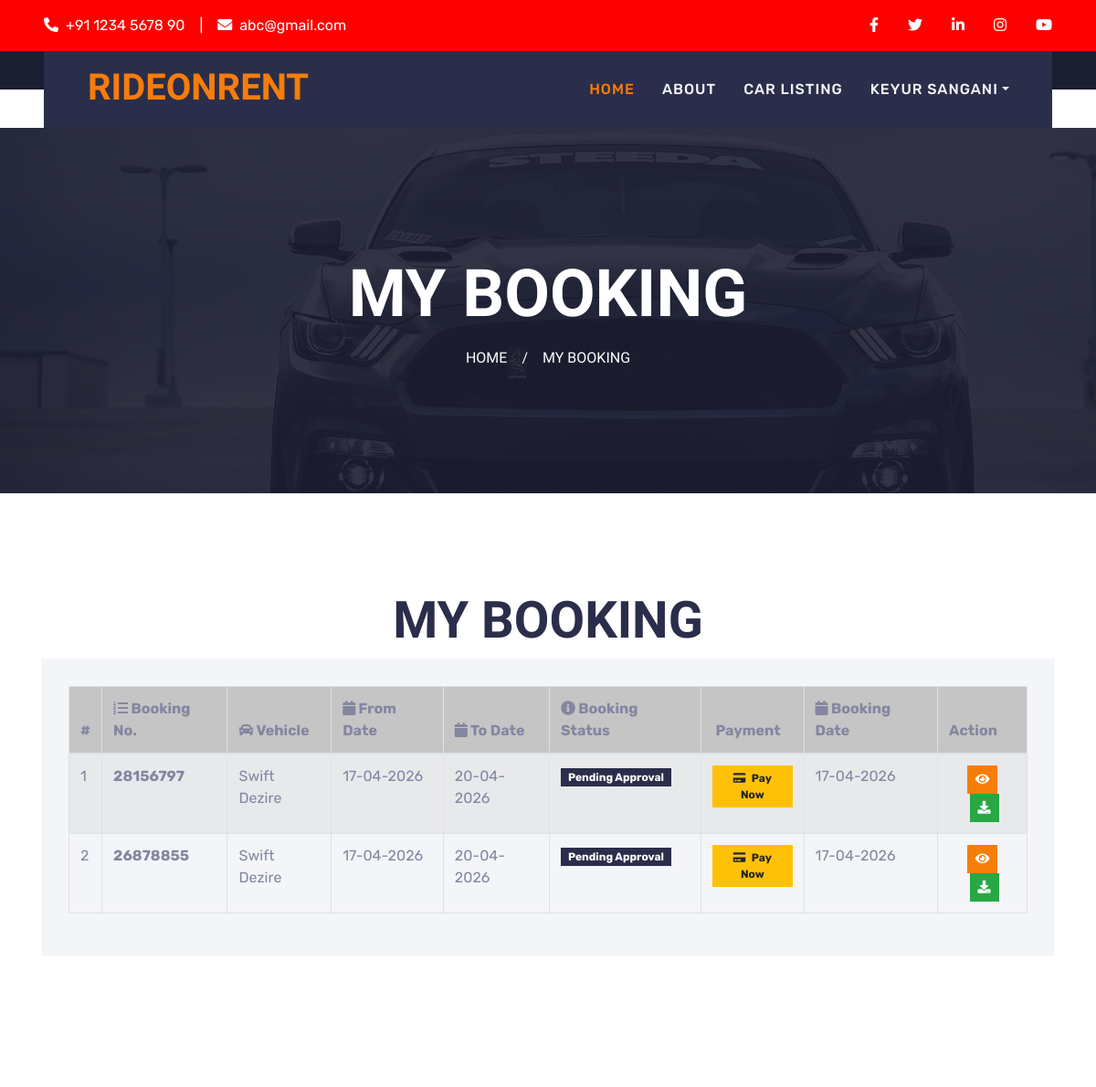
The page /myBooking (signed in, upper part) on the database as committed earlier.
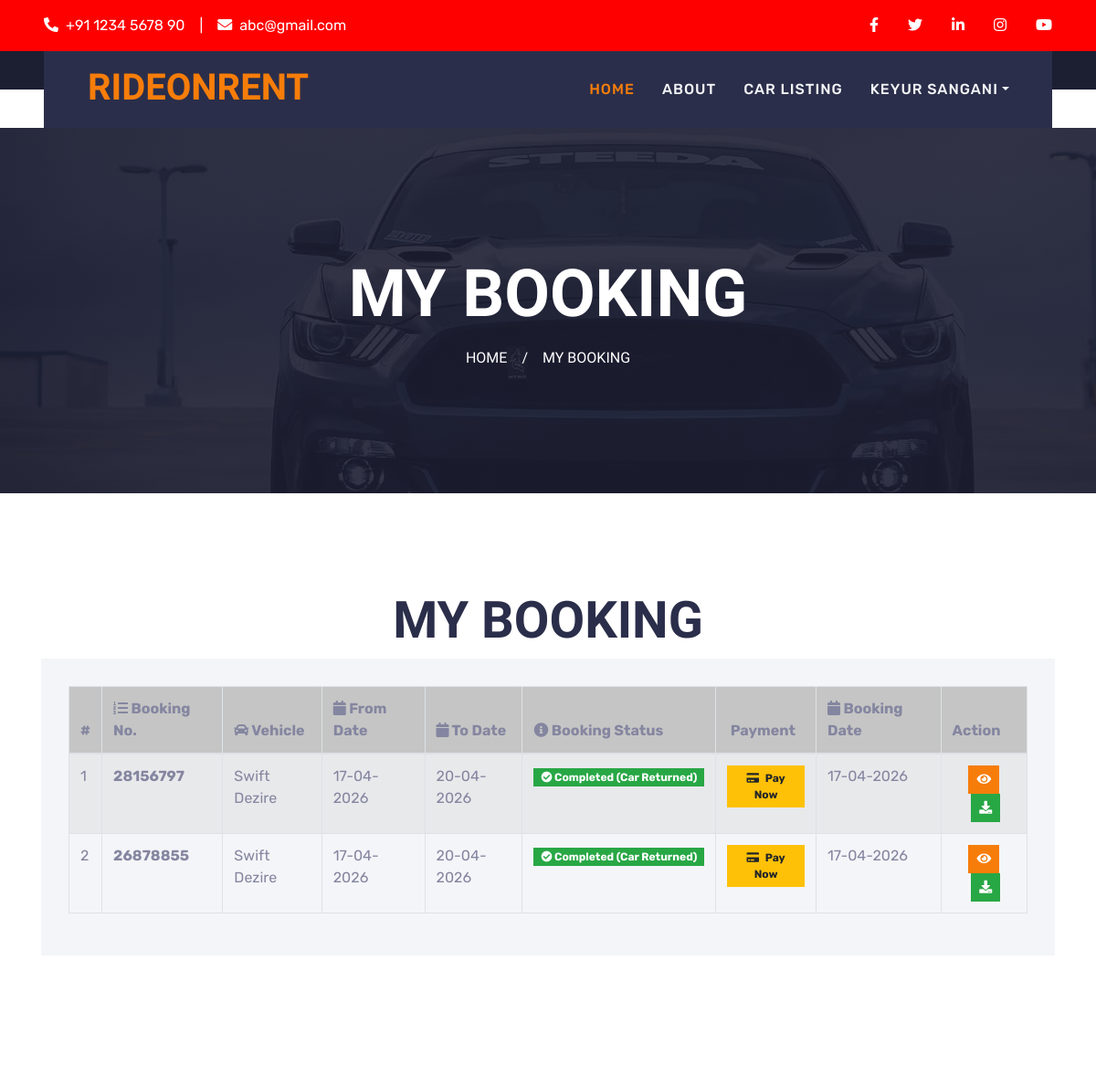
The same page on the database as committed later.
### carRental/models.py (models this page shows, shortened)
class Booking(models.Model):
    user = models.ForeignKey(UserDetails, on_delete=models.CASCADE, null=True)
    BookingNumber = models.CharField(max_length=150, null=True)
    VehicleId = models.ForeignKey(Vehicles, on_delete=models.CASCADE, null=True)
    FromDate = models.DateField(null=True)
    ToDate = models.DateField(null=True)
    message = models.CharField(max_length=350, null=True)
    Status = models.CharField(max_length=150, null=True)
    TotalAmount = models.CharField(max_length=150, null=True, blank=True)
    PaymentStatus = models.CharField(max_length=100, default="Pending", null=True, blank=True)
    PaymentMode = models.CharField(max_length=100, null=True, blank=True)
    TransactionId = models.CharField(max_length=150, null=True, blank=True)
    PostingDate = models.DateTimeField(auto_now_add=True)
    LastUpdationDate = models.DateField(null=True)

class Vehicles(models.Model):
    VehiclesTitle = models.CharField(max_length=250, null=True)
    VehiclesBrand = models.ForeignKey(Brands, on_delete=models.CASCADE, null=True)
    VehiclesOverview = models.CharField(max_length=350, null=True)
    PricePerDay = models.CharField(max_length=200, null=True)
    FuelType = models.CharField(max_length=150, null=True)
    ModelYear = models.CharField(max_length=150, null=True)
    SeatingCapacity = models.CharField(max_length=150, null=True)
    Vimage1 = models.FileField(null=True,blank=True)
    Vimage2 = models.FileField(null=True,blank=True)
    Vimage3 = models.FileField(null=True,blank=True)
    Vimage4 = models.FileField(null=True,blank=True)
    Vimage5 = models.FileField(null=True,blank=True)
    AirConditioner = models.CharField(max_length=50, null=True)
    PowerDoorLocks = models.CharField(max_length=50, null=True)
    AntiLockBrakingSystem = models.CharField(max_length=50, null=True)
    BrakeAssist = models.CharField(max_length=50, null=True)
    PowerSteering = models.CharField(max_length=50, null=True)
    DriverAirbag = models.CharField(max_length=50, null=True)
    PassengerAirbag = models.CharField(max_length=50, null=True)
    PowerWindows = models.CharField(max_length=50, null=True)
    CDPlayer = models.CharField(max_length=50, null=True)
    CentralLocking = models.CharField(max_length=50, null=True)
    CrashSensor = models.CharField(max_length=50, null=True)
    LeatherSeats = models.CharField(max_length=50, null=True)
    RegDate = models.DateTimeField(auto_now_add=True)
    UpdationDate = models.DateField(null=True)

### carRental/views.py (the view)
# urls.py: path('myBooking', myBooking, name='myBooking'),
def myBooking(request):
    if not request.user.is_authenticated:
        return redirect('user_login')
    auto_complete_expired_bookings()
    user = User.objects.get(id=request.user.id)
    userDtls = UserDetails.objects.get(user=user)
    booking = Booking.objects.filter(user=userDtls).order_by('-id')
    return render(request, 'user/myBooking.html', locals())

### carRental/views.py (called while the page is built)
def auto_complete_expired_bookings():
    try:
        Booking.objects.filter(Status='Confirm', ToDate__lt=date.today()).update(
            Status='Completed',
            LastUpdationDate=date.today()
        )
    except Exception:
        pass

### carRental/templates/user/myBooking.html (shortened to what this page needs)
{% extends 'userBase.html' %}
{% block main %}
{% load static %}
<div class="container-fluid page-header" xmlns="http://www.w3.org/1999/html">
    <h1 class="display-3 text-uppercase text-white mb-3">My Booking</h1>
    <div class="d-inline-flex text-white">
        <h6 class="text-uppercase m-0"><a class="text-white" href="{% url 'userindex' %}">Home</a></h6>
        <h6 class="text-body m-0 px-3">/</h6>
        <h6 class="text-uppercase text-body m-0">My Booking</h6>
    </div>
</div>
<div class="container-fluid py-2">
    <div class="container pt-2 pb-3">
        <h1 class="display-4 text-uppercase text-center mb-2">My Booking</h1>
        <div class="row">
            <div class="col-lg-12 mb-2">
                <div class="contact-form bg-light mb-4" style="padding: 30px;">
                    <table id="example1" class="table table-bordered table-striped">
                        <thead>
                        <tr style="background-color: #c5c5c5;">
                            <th>#</th>
                            <th><i class="fa fa-list-ol"></i> Booking No.</th>
                            <th><i class="fa fa-car"></i> Vehicle</th>
                            <th><i class="fa fa-calendar"></i> From Date</th>
                            <th><i class="fa fa-calendar"></i> To Date</th>
                            <th><i class="fa fa-info-circle"></i> Booking Status</th>
                            <th> Payment</th>
                            <th><i class="fa fa-calendar"></i> Booking Date</th>
                            <th>Action</th>
                        </tr>
                        </thead>
                        <tbody>
                        {% for i in booking %}
                        <tr>
                            <td>{{forloop.counter}}</td>
                            <td><strong>{{i.BookingNumber}}</strong></td>
                            <td>{{i.VehicleId.VehiclesTitle}}</td>
                            <td>{{i.FromDate|date:"d-m-Y"}}</td>
                            <td>{{i.ToDate|date:"d-m-Y"}}</td>
                            <td>
                                {% if i.Status == 'Confirm' %}
                                    <span class="badge badge-primary px-2 py-1"><i class="fa fa-check"></i> Confirmed</span>
                                {% elif i.Status == 'Completed' %}
                                    <span class="badge badge-success px-2 py-1"><i class="fa fa-check-circle"></i> Completed (Car Returned)</span>
                                {% elif i.Status == 'Cancel' %}
                                    <span class="badge badge-danger px-2 py-1"><i class="fa fa-times"></i> Cancelled</span>
                                {% else %}
                                    <span class="badge badge-secondary px-2 py-1">Pending Approval</span>
                                {% endif %}
                            </td>
                            <td>
                                {% if i.PaymentStatus == 'Paid' %}
                                    <span class="badge badge-success px-2 py-1"><i class="fa fa-check-circle"></i> Paid</span>
                                    {% if i.TotalAmount %}<small class="d-block text-muted">₹{{ i.TotalAmount }}</small>{% endif %}
                                {% elif i.PaymentStatus == 'Pay on Pickup' %}
                                    <span class="badge badge-info px-2 py-1"><i class="fa fa-handshake-o"></i> Pay on Pickup</span>
                                    {% if i.TotalAmount %}<small class="d-block text-muted">₹{{ i.TotalAmount }}</small>{% endif %}
                                {% else %}
                                    <a href="{% url 'bookingPayment' i.id %}" class="btn btn-warning btn-sm font-weight-bold py-1 px-2" style="font-size: 12px;">
                                        <i class="fa fa-credit-card mr-1"></i> Pay Now
                                    </a>
                                {% endif %}
                            </td>
                            <td>{{i.PostingDate|date:"d-m-Y"}}</td>
                            <td align="center">
                                <a class="btn btn-primary btn-sm" href="{% url 'mybookingDtls' i.id %}" title="View Details"><i class="fa fa-eye"></i></a>
                                <a class="btn btn-success btn-sm ml-1" href="{% url 'bookingInvoice' i.id %}" title="Download / View Slip"><i class="fa fa-download"></i></a>
                            </td>
                        </tr>
                        {% endfor %}
                        </tbody>
                    </table>
                </div>
            </div>
        </div>
    </div>
</div>
{% endblock %}

### carRental/templates/userBase.html (shortened to what this page needs)
{% load static %}
<!DOCTYPE html>
<html lang="en">
<head>
    <link href="https://cdnjs.cloudflare.com/ajax/libs/font-awesome/5.15.0/css/all.min.css" rel="stylesheet">
    <link href="{% static 'lib/owlcarousel/assets/owl.carousel.min.css' %}" rel="stylesheet">
    <link href="{% static 'lib/tempusdominus/css/tempusdominus-bootstrap-4.min.css' %}" rel="stylesheet" />
    <link href="{% static 'css/bootstrap.min.css' %}" rel="stylesheet">
    <link href="{% static 'css/style.css' %}" rel="stylesheet">
</head>
<body>
    <div class="container-fluid bg-dark py-3 px-lg-5 d-none d-lg-block">
        <div class="row">
            <div class="col-md-6 text-center text-lg-left mb-2 mb-lg-0">
                <div class="d-inline-flex align-items-center">
                    <a class="text-body pr-3" href=""><i class="fa fa-phone-alt mr-2"></i>+91 1234 5678 90</a>
                    <span class="text-body">|</span>
                    <a class="text-body px-3" href=""><i class="fa fa-envelope mr-2"></i>abc@gmail.com</a>
                </div>
            </div>
            <div class="col-md-6 text-center text-lg-right">
                <div class="d-inline-flex align-items-center">
                    <a class="text-body px-3" href="">
                        <i class="fab fa-facebook-f"></i>
                    </a>
                    <a class="text-body px-3" href="">
                        <i class="fab fa-twitter"></i>
                    </a>
                    <a class="text-body px-3" href="">
                        <i class="fab fa-linkedin-in"></i>
                    </a>
                    <a class="text-body px-3" href="">
                        <i class="fab fa-instagram"></i>
                    </a>
                    <a class="text-body pl-3" href="">
                        <i class="fab fa-youtube"></i>
                    </a>
                </div>
            </div>
        </div>
    </div>
    <div class="container-fluid position-relative nav-bar p-0">
        <div class="position-relative px-lg-5" style="z-index: 9;">
            <nav class="navbar navbar-expand-lg bg-secondary navbar-dark py-3 py-lg-0 pl-3 pl-lg-5">
                <a href="" class="navbar-brand">
                    <h1 class="text-uppercase text-primary mb-1">RideOnRent</h1>
                </a>
                <div class="collapse navbar-collapse justify-content-between px-3" id="navbarCollapse">
                    <div class="navbar-nav ml-auto py-0">
                        <a href="{% url 'userindex' %}" class="nav-item nav-link active">Home</a>
                        <a href="{% url 'userabout' %}" class="nav-item nav-link">About</a>
                        <a href="{% url 'usercarlist' %}" class="nav-item nav-link">Car Listing</a>
                        <div class="nav-item dropdown">
                            <a href="#" class="nav-link dropdown-toggle" data-toggle="dropdown">{{request.user.first_name}} {{request.user.last_name}}</a>
                        </div>
                    </div>
                </div>
            </nav>
        </div>
    </div>
{% block main %}
{% endblock %}
</body>
</html>

### carRental/static/css/style.css (style rules this page uses)
:root { --primary: #F77D0A; --secondary: #2B2E4A; --light: #F4F5F8; --dark: #1C1E32; }
h1, h2, .font-weight-bold { font-weight: 700 !important; }
h5, h6, .font-weight-medium { font-weight: 500 !important; }
.nav-bar::before { position: absolute; content: ""; width: 100%; height: 50%; top: 0; left: 0; background: var(--dark); }
.nav-bar::after { position: absolute; content: ""; width: 100%; height: 50%; bottom: 0; left: 0; background: #ffffff; }
.navbar-dark .navbar-nav .nav-link { padding: 30px 15px; font-size: 16px; font-weight: 500; letter-spacing: 1px; text-transform: uppercase; color: var(--light); outline: none; }
.navbar-dark .navbar-nav .nav-link:hover, .navbar-dark .navbar-nav .nav-link.active { color: var(--primary); }
.page-header { height: 400px; margin-bottom: 90px; display: flex; flex-direction: column; align-items: center; justify-content: center; background: linear-gradient(rgba(28, 30, 50, .9), rgba(28, 30, 50, .9)), url(../img/bg-banner.jpg); background-attachment: fixed; }

Rows that differ between the two databases and show on the page:
changed Booking (number 1 of 2 on the later page): Status "Pending Approval" → "Completed (Car Returned)"
changed Booking (number 2 of 2 on the later page): Status "Pending Approval" → "Completed (Car Returned)"
